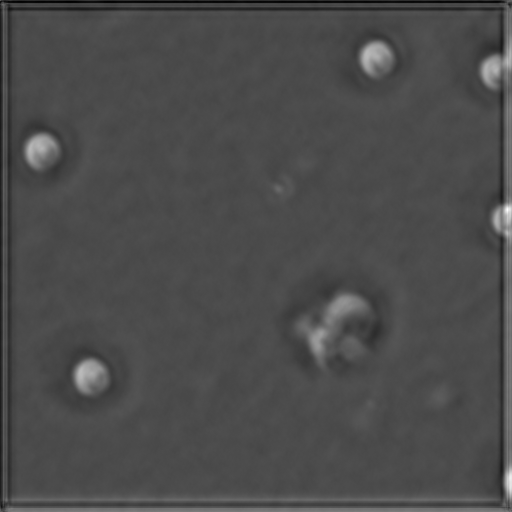
#> input picture experiment/phase_test_result/results-Test/100000_PH_Recon.png, 512 x 512 px; its folder holds only this picture in this run
$ python merge.py
#> lines starting #> are read from the running program, lines starting #| are printed output that depends on the picture
import tifffile
from PIL import Image
import numpy as np
import cv2
from imageio import imsave
import os
patchsize = 256
effectivelen = 180 #effective coordinate: range(n*effectivelen+(patchsize-effectivelen)/2,(n+1)*effectivelen+(patchsize-effectivelen)/2)
padding = int((patchsize-effectivelen)/2)

sp = [2044,2048]
xlist = list(range(0,sp[0]-2*patchsize,effectivelen))+[sp[0]-2*patchsize,sp[0]-2*patchsize-effectivelen]
ylist = list(range(0,sp[1]-2*patchsize,effectivelen))+[sp[1]-2*patchsize,sp[1]-2*patchsize-effectivelen]
i = 10
arr = np.zeros((sp[0],sp[1]),dtype=np.dtype('int32')).astype('uint16')
for k,kk in enumerate(xlist):
    for l,ll in enumerate(ylist):
        tmp = np.array(Image.open(os.path.join(os.path.dirname(os.path.abspath(__file__)),'../experiment','phase_test_result','results-Test','%d'%i+'%02d'%k+'%02d'%l+'_PH_Recon.png')))
#> tmp is the input picture: shape (512, 512) uint16; min 3303, max 48925, mean 16926.9
        if k == 0:
            up = 0
        else:
            up = padding
        if l == 0:
            lt = 0
        else:
            lt = padding
        if k < len(xlist) - 1 and l < len(ylist) - 1:
            arr[kk+up:kk+padding+effectivelen,ll+lt:ll+padding+effectivelen] = tmp[up:patchsize-padding,lt:patchsize-padding]
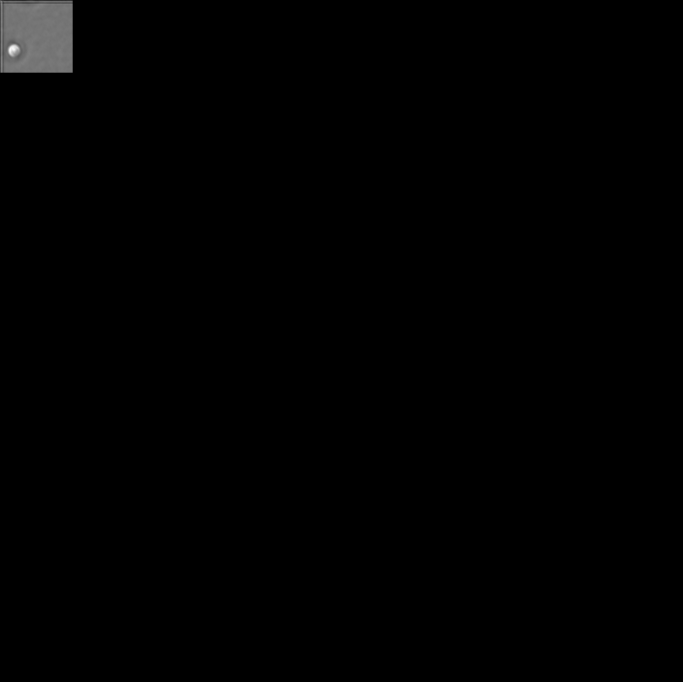
#> arr: shape (2044, 2048) uint16 (shown at 1/3 size); min 0, max 36121, mean 186.8; drawn with min black and max white
#> (the run stopped early here; a loop or call above may not have finished)
